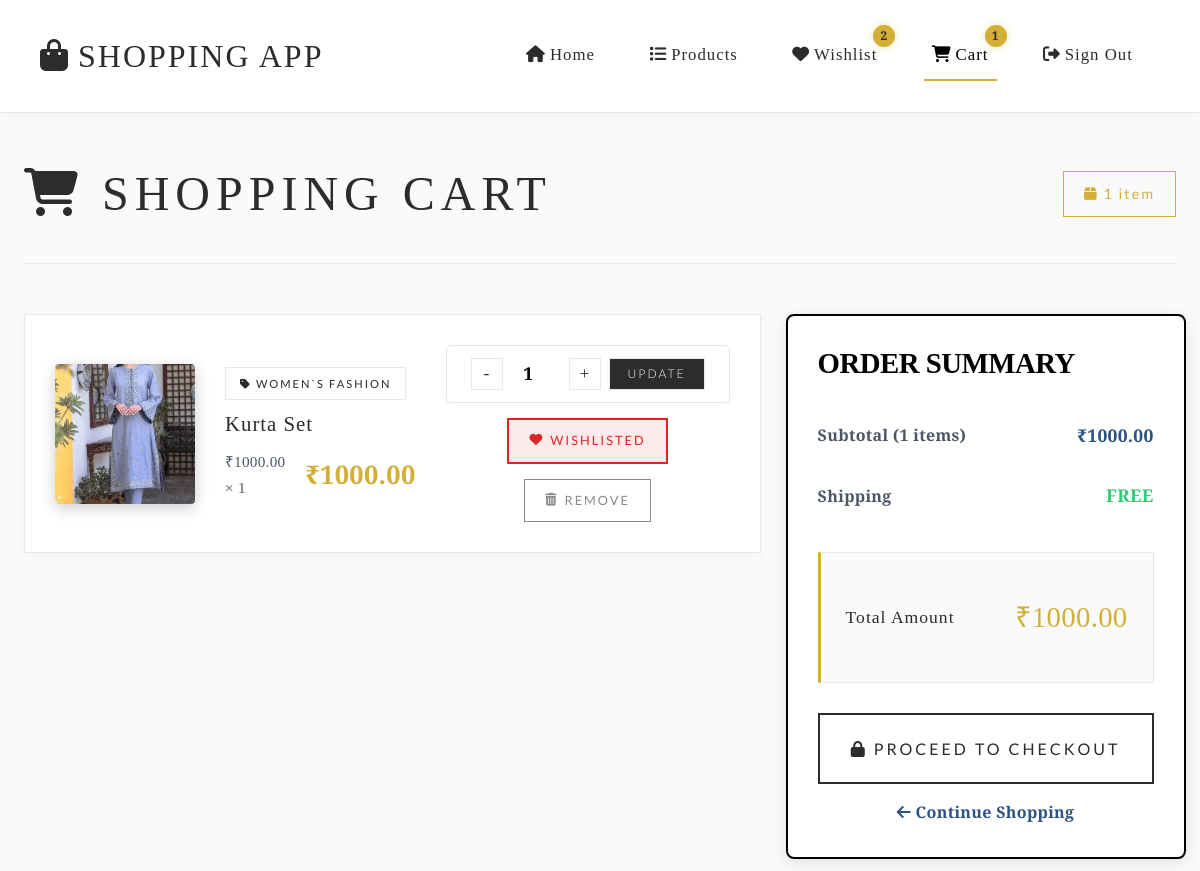
Before: /cart (signed in) with the older database file.
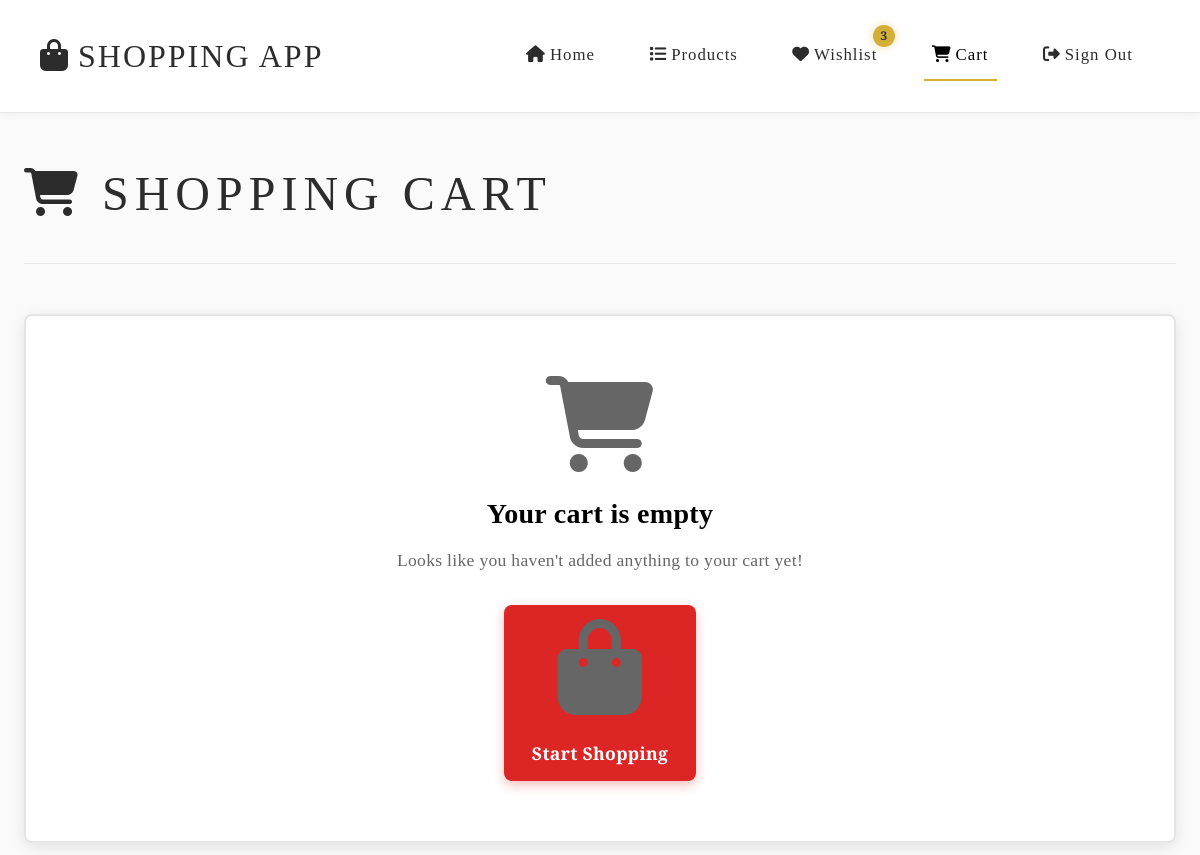
After: the same page with the newer database file.
### onlineshoppingapp/models.py (models this page shows, shortened)
class Cart(models.Model):
    user = models.ForeignKey(User, on_delete=models.CASCADE)
    product = models.ForeignKey(Product, on_delete=models.CASCADE)
    quantity = models.PositiveIntegerField(default=1)
    added_on = models.DateTimeField(auto_now_add=True)
    class Meta:
        unique_together = ('user', 'product')
    def get_total_price(self):
        return self.quantity * self.product.price

class Product(models.Model):
    name = models.CharField(max_length=100)
    description = models.TextField()
    price = models.DecimalField(max_digits=10, decimal_places=2)
    image=models.ImageField(upload_to='products')
    category=models.ForeignKey('Category', on_delete=models.CASCADE)

class Category(models.Model):
    name = models.CharField(max_length=100)
    description = models.TextField()
    image=models.ImageField(upload_to='category')

### onlineshoppingapp/views.py (the view)
# urls.py: path('cart', views.view_cart, name='cart'),
@login_required(login_url='signin')
def view_cart(request):
    from onlineshoppingapp.models import Cart, Wishlist
    cart_items = Cart.objects.filter(user=request.user)
    total_price = sum(item.get_total_price() for item in cart_items)
    context = {
        'cart_items': cart_items,
        'total_price': total_price,
        'cart_count': cart_items.count(),
        'wishlist_count': Wishlist.objects.filter(user=request.user).count(),
        'wishlist_products': list(Wishlist.objects.filter(user=request.user).values_list('product_id', flat=True))
    }
    return render(request, 'cart.html', context)

### onlineshoppingapp/templates/cart.html (shortened to what this page needs)
{% extends 'home.html' %}
{% block content %}
 <div class="cart-wrapper">
  <div class="cart-header">
    <h1>
      <i class="fas fa-shopping-cart"></i> Shopping Cart
    </h1>
    {% if cart_items %}
    <div class="cart-count">
      <i class="fas fa-box"></i> {{ cart_count }} {{ cart_count|pluralize:"item,items" }}
    </div>
    {% endif %}
  </div>
  {% if cart_items %}
  <div class="cart-main">
    <div class="cart-items">
      {% for item in cart_items %}
      <div class="cart-card">
        <div class="cart-image-wrapper">
          <img src="{{ item.product.image.url }}" alt="{{ item.product.name }}" class="cart-image">
        </div>
        <div class="cart-details">
          <span class="cart-category">
            <i class="fas fa-tag"></i> {{ item.product.category.name }}
          </span>
          <h3>{{ item.product.name }}</h3>
          <div class="cart-price-info">
            <span class="cart-unit-price">
              ₹{{ item.product.price }} × {{ item.quantity }}
            </span>
            <span class="cart-subtotal">
              ₹{{ item.get_total_price }}
            </span>
          </div>
        </div>
        <div class="cart-actions">
          <form method="POST" action="{% url 'update_cart_quantity' item.product.id %}" class="quantity-control">
            <button type="button" onclick="decrementQty(this)">-</button>
            <input type="number" name="quantity" value="{{ item.quantity }}" min="1" readonly>
            <button type="button" onclick="incrementQty(this)">+</button>
            <button type="submit">Update</button>
          </form>
          {% if item.product.id in wishlist_products %}
          <a href="{% url 'add_to_wishlist' item.product.id %}" class="btn-wishlist-item btn-wishlist-filled" title="Click to remove from wishlist">
            <i class="fas fa-heart"></i> Wishlisted
          </a>
          {% else %}
          <a href="{% url 'add_to_wishlist' item.product.id %}" class="btn-wishlist-item" title="Click to add to wishlist">
            <i class="far fa-heart"></i> Wishlist
          </a>
          {% endif %}
          <a href="{% url 'remove_from_cart' item.product.id %}" class="btn-remove-item" title="Remove from cart">
            <i class="fas fa-trash-alt"></i> Remove
          </a>
        </div>
      </div>
      {% endfor %}
    </div>
    <div class="cart-summary">
      <h2>Order Summary</h2>
      <div class="summary-row">
        <span class="summary-label">Subtotal ({{ cart_count }} items)</span>
        <span class="summary-value">
          ₹{{ total_price }}
        </span>
      </div>
      <div class="summary-row">
        <span class="summary-label">Shipping</span>
        <span class="summary-value" style="color: #2ecc71;">FREE</span>
      </div>
      <div class="summary-total">
        <div class="summary-row">
          <span class="summary-label">Total Amount</span>
          <span class="summary-value">
            ₹{{ total_price }}
          </span>
        </div>
      </div>
      <form method="post" action="{% url 'checkout' %}">
        <button type="submit" class="btn-checkout">
          <span style="position: relative; z-index: 1;">
            <i class="fas fa-lock"></i> Proceed to Checkout
          </span>
        </button>
      </form>
      <div class="continue-shopping">
        <a href="{% url 'list' %}">
          <i class="fas fa-arrow-left"></i> Continue Shopping
        </a>
      </div>
    </div>
  </div>
  {% else %}
  <div class="empty-cart">
    <i class="fas fa-shopping-cart"></i>
    <h3>Your cart is empty</h3>
    <p>Looks like you haven't added anything to your cart yet!</p>
    <a href="{% url 'list' %}" class="btn">
      <i class="fas fa-shopping-bag"></i> Start Shopping
    </a>
  </div>
  {% endif %}
</div>
{% endblock %}

Changed rows visible on the page:
removed Cart: product.image (picture), product.category.name "WOMEN`S FASHION", product.name "Kurta Set", product.price "1000.00", quantity "1", get_total_price "1000.00", shows "WISHLISTED"
Other visible differences:
{{ wishlist_count }}: "2" → "3"
{{ cart_count }}: "1" → (not shown)
{{ total_price }}: "1000.00" → (not shown)
text no longer shown: "ORDER SUMMARY Subtotal ( items) ₹ Shipping FREE Total Amount ₹ PROCEED TO CHECKOUT Continue Shopping"
text now shown: "Your cart is empty Looks like you haven't added anything to your cart yet! Start Shopping"
